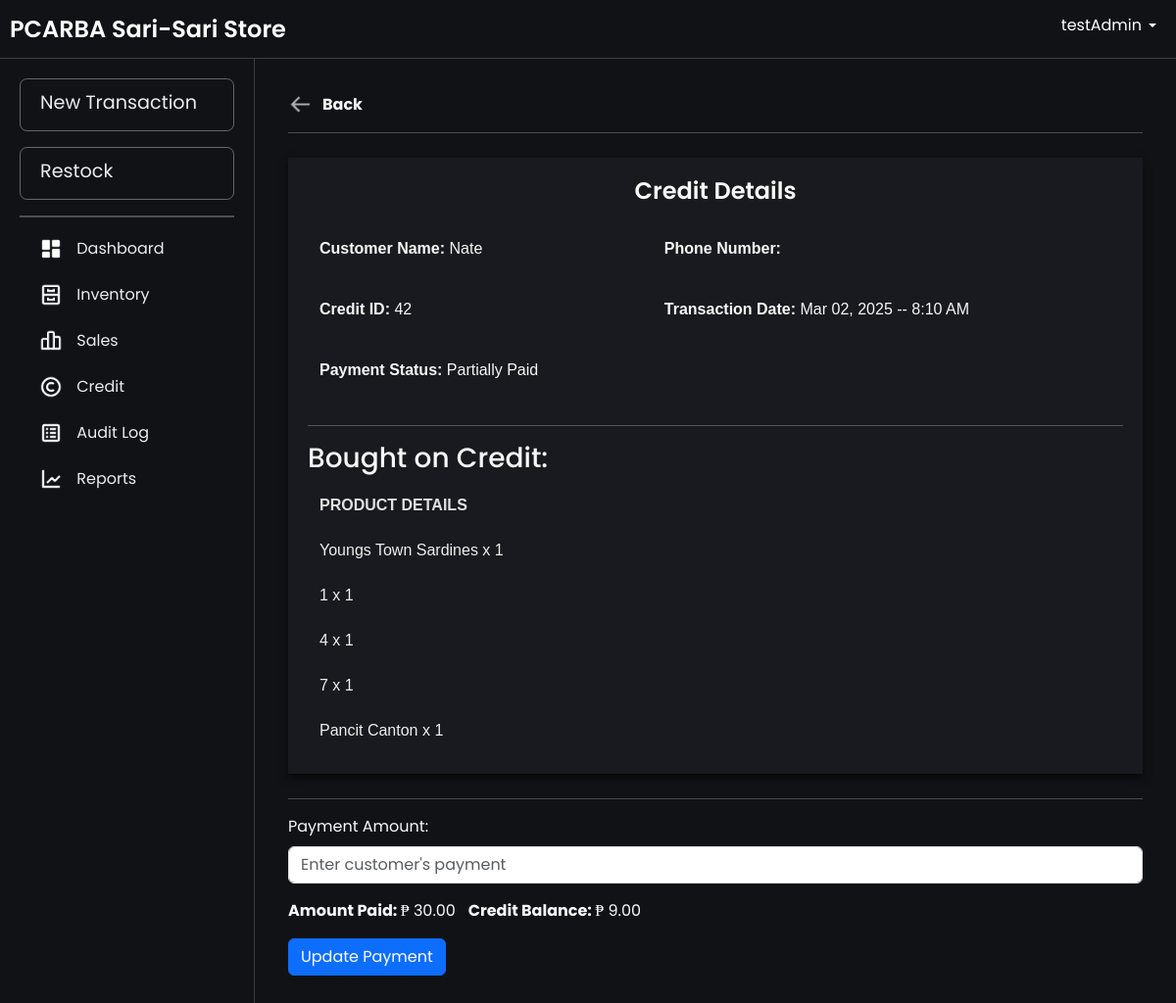
Screenshot of /credit_details.php?creditId=42 (signed in) with the database file from the repository.
### tables this page shows
CREATE TABLE `creditor` (
  `creditorId` int(11) NOT NULL AUTO_INCREMENT,
  `customerName` varchar(100) NOT NULL,
  `phoneNumber` varchar(15) DEFAULT NULL,
  `amountPaid` decimal(10,2) DEFAULT NULL,
  `creditBalance` decimal(10,2) NOT NULL,
  PRIMARY KEY (`creditorId`)
);

CREATE TABLE `credits` (
  `creditId` int(11) NOT NULL AUTO_INCREMENT,
  `paymentStatus` enum('Paid','Unpaid','Partially Paid') DEFAULT 'Unpaid',
  `lastUpdated` timestamp NOT NULL DEFAULT current_timestamp() ON UPDATE current_timestamp(),
  `transactionDate` timestamp NOT NULL DEFAULT current_timestamp(),
  `creditorId` int(11) NOT NULL,
  `userId` int(11) NOT NULL,
  PRIMARY KEY (`creditId`),
  KEY `users_credits` (`userId`),
  KEY `creditor_credits` (`creditorId`),
  CONSTRAINT `creditor_credits` FOREIGN KEY (`creditorId`) REFERENCES `creditor` (`creditorId`) ON DELETE CASCADE,
  CONSTRAINT `users_credits` FOREIGN KEY (`userId`) REFERENCES `users` (`userId`)
);

CREATE TABLE `products` (
  `productId` int(11) NOT NULL AUTO_INCREMENT,
  `productName` varchar(100) NOT NULL,
  `productCategory` varchar(100) NOT NULL,
  `unitPrice` decimal(10,2) NOT NULL,
  `categoryId` int(11) NOT NULL,
  `unit` enum('pcs','kg','L','pack','mL','doz','m') NOT NULL DEFAULT 'pcs',
  `imagePath` varchar(255) DEFAULT NULL,
  PRIMARY KEY (`productId`),
  KEY `categories_products` (`categoryId`),
  CONSTRAINT `categories_products` FOREIGN KEY (`categoryId`) REFERENCES `categories` (`categoryId`)
);

CREATE TABLE `sale_item` (
  `sale_itemId` int(20) NOT NULL AUTO_INCREMENT,
  `quantity` int(11) NOT NULL,
  `price` decimal(10,2) NOT NULL,
  `subTotal` decimal(10,2) NOT NULL,
  `saleId` int(11) DEFAULT NULL,
  `creditId` int(11) DEFAULT NULL,
  `batchId` int(11) NOT NULL,
  `productId` int(11) NOT NULL,
  PRIMARY KEY (`sale_itemId`),
  KEY `sale_sale_item` (`saleId`),
  KEY `credits_sale_item` (`creditId`),
  KEY `batchItem_sale_item` (`batchId`),
  KEY `products_sale_item` (`productId`),
  CONSTRAINT `credits_sale_item` FOREIGN KEY (`creditId`) REFERENCES `credits` (`creditId`) ON DELETE CASCADE,
  CONSTRAINT `products_sale_item` FOREIGN KEY (`productId`) REFERENCES `products` (`productId`),
  CONSTRAINT `sale_sale_item` FOREIGN KEY (`saleId`) REFERENCES `sales` (`saleId`) ON DELETE CASCADE
);

### htdocs/credit_details.php (the view, shortened to what this page needs)
<?php
include 'db.php';
$creditId = $_GET['creditId'];
$query = "SELECT c.creditId, c.transactionDate, c.paymentStatus, cr.customerName, cr.phoneNumber, cr.creditBalance, cr.amountPaid,
                 p.productName, si.quantity, si.subTotal, cr.creditorId, c.userId, c.lastUpdated
          FROM credits c
          JOIN sale_item si ON c.creditId = si.creditId
          JOIN products p ON si.productId = p.productId
          JOIN creditor cr ON c.creditorId = cr.creditorId
          WHERE c.creditId = ?";
$stmt = $conn->prepare($query);
$stmt->bind_param("i", $creditId);
$stmt->execute();
$result = $stmt->get_result();
$creditDetails = $result->fetch_all(MYSQLI_ASSOC);
$transactionDate = !empty($creditDetails[0]['transactionDate']) ? date("M d, Y -- g:i A", strtotime($creditDetails[0]['transactionDate'])) : 'N/A';
?>
<!DOCTYPE html>
<html lang="en">
<head>
    <link rel="stylesheet" href="css/bootstrap.min.css">
    <link rel="stylesheet" href="css/layer1.css">
</head>
<body>
    <?php include 'navbar.php'; ?>
    <div class="main-content fade-in">
        <div class="form-container">
            <a href="#" class="btn-back-wrapper" id="back-button">
                <img src="images/back.png" alt="Another Image" class="btn-back" id="another-image">
                <b><span>Back</span></b>
            </a>
            <hr>
            <div class="table-wrapper">
                <h1 align="center">Credit Details</h1>
                <table>
                    <tr>
                        <td>
                            <p><strong>Customer Name:</strong> <?php echo htmlspecialchars($creditDetails[0]['customerName']); ?></p>
                        </td>
                        <td>
                            <p><strong>Phone Number:</strong> <?php echo htmlspecialchars($creditDetails[0]['phoneNumber']); ?></p>
                        </td>
                    </tr>
                    <tr>
                        <td>
                            <p><strong>Credit ID:</strong> <?php echo htmlspecialchars($creditDetails[0]['creditId']); ?></p>
                        </td>
                        <td>
                            <p><strong>Transaction Date:</strong> <?php echo htmlspecialchars($transactionDate); ?></p>
                        </td>
                    </tr>
                    <tr>
                        <td>
                            <p><strong>Payment Status: </strong> <?php echo htmlspecialchars($creditDetails[0]['paymentStatus']); ?></p>
                        </td>
                    </tr>
                </table>
                <hr>
                <h3>Bought on Credit:</h3>
                <table>
                    <thead>
                        <tr>
                            <th>PRODUCT DETAILS</th>
                        </tr>
                    </thead>
                    <tbody>
                        <?php foreach ($creditDetails as $item) { ?>
                            <tr>
                                <td><?php echo htmlspecialchars($item['productName']); ?> x <?php echo htmlspecialchars($item['quantity']); ?> </td>
                            </tr>
                        <?php } ?>
                    </tbody>
                </table>
            </div>
            <hr>
            <?php if ($creditDetails[0]['paymentStatus'] !== 'Paid') { ?>
                <form method="POST" action="">
                    <div class="mb-3">
                        <label for="amountPaid" class="form-label">Payment Amount:</label>
                        <input type="number" id="amountPaid" name="amountPaid" class="form-control" min="0" max="<?php echo htmlspecialchars($creditDetails[0]['creditBalance']); ?>" placeholder="Enter customer's payment" required>
                    </div>
                    <p><strong>Amount Paid: </strong> ₱ <?php echo htmlspecialchars($creditDetails[0]['amountPaid']); ?> &nbsp; <strong>Credit Balance: </strong> ₱ <?php echo htmlspecialchars($creditDetails[0]['creditBalance']); ?></p>
                    <input type="submit" value="Update Payment" class="btn btn-primary">
                </form>
            <?php } ?>
        </div>
    </div>
</body>
</html>

### htdocs/css/layer1.css (style rules this page uses)
.fade-in { animation: fadeInAnimation ease .1s; -webkit-animation: fadeInAnimation ease 1s; -moz-animation: fadeInAnimation ease 1s; -o-animation: fadeInAnimation ease 1s; -ms-animation: fadeInAnimation ease 1s; }
body { background-color: rgb(17, 18, 22); font-family: "Poppins", serif; color: white; }

### htdocs/credit_details.php (style rules this page uses)
.form-container { background-color: transparent; padding: 10px; align-content: center; }
.form-container h1 { font-size: 24px; font-weight: 600; margin-bottom: 20px; color: #f7f7f8; text-align: center; }
.main-content { background-color: transparent; padding: 20px; color: #f7f7f8; width: 100%; }
.main-content h1, .main-content h3 { color: #f7f7f8; }
.main-content p { color: #f7f7f8; }
.table-wrapper { background-color: #191a1f; width: 100%; margin: 25px auto; position: relative; padding: 20px; box-shadow: 0 4px 8px rgba(0, 0, 0, 0.58); }
table { font-family: Arial, Helvetica, sans-serif; width: 100%; border-collapse: collapse; }
table thead { position: sticky; top: 0; z-index: 10; background-color: transparent; }
table th { padding: 10px; background-color: transparent; color: rgba(247, 247, 248, 0.9); font-weight: bold; text-transform: uppercase; font-size: 1rem; border: 2px solid transparent; }
table td { padding: 10px; font-size: 1rem; color: #eee; border: 2px solid transparent; }
table tr { background-color: transparent; }
.btn-back-wrapper { display: flex; align-items: center; text-decoration: none; color: #f7f7f8; cursor: pointer; }
.btn-back-wrapper span { margin-left: 10px; font-size: 16px; }
.btn-back-wrapper img { width: 25px; height: 25px; }

### htdocs/navbar.php (style rules this page uses)
html, body { margin: 0; padding: 0; width: 100%; height: 100%; overflow-x: hidden; }
body { display: grid; grid-template-rows: 60px 1fr; grid-template-columns: 260px 1fr; height: 100vh; overflow: hidden; margin: 0; }
.main-content { grid-row: 2 / -1; grid-column: 2 / -1; padding: 24px 24px; overflow-y: auto; transition: margin-left 0.3s; margin: 0; }

### rows the page displays
creditor: customerName "Nate", amountPaid "30.00", creditBalance "9.00"
credits: creditId "42", transactionDate "Mar 02, 2025 -- 8:10 AM", paymentStatus "Partially Paid", products.productName "Youngs Town Sardines", sale_item.quantity "1", products.productName "1", products.productName "4", products.productName "7", products.productName "Pancit Canton"

### other values shown
$_SESSION['username'] "testAdmin"
